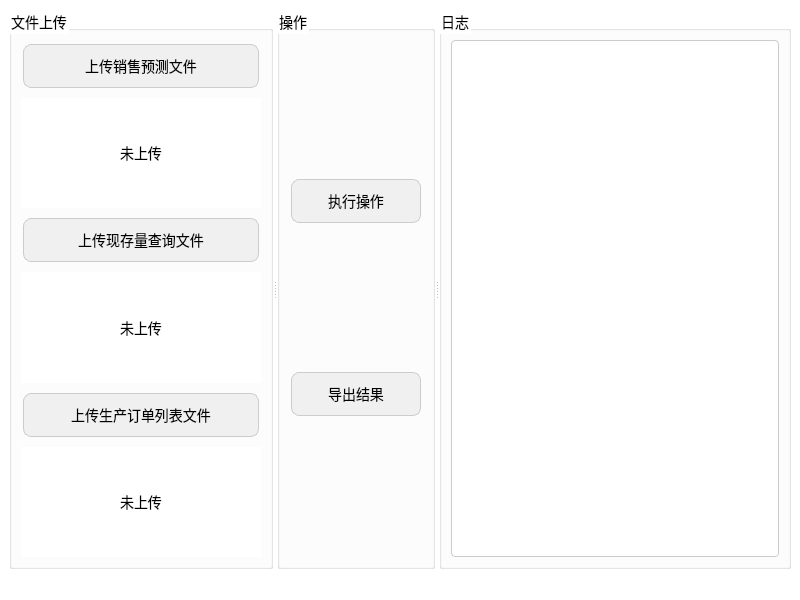
<?xml version="1.0" encoding="UTF-8"?>
<ui version="4.0" stdsetdef="1">
 <class>MainWindow</class>
 <widget class="QMainWindow" name="MainWindow">
  <property name="geometry">
   <rect>
    <x>0</x>
    <y>0</y>
    <width>800</width>
    <height>600</height>
   </rect>
  </property>
  <property name="windowTitle">
   <string>排产计划工具</string>
  </property>
  <property name="styleSheet">
   <string notr="true">
    QWidget {
        background-color: #ffffff;
        color: #000000;
        font-family: Arial, sans-serif;
        font-size: 14px;
    }

    QPushButton {
        background-color: #f0f0f0;
        color: #000000;
        border: 1px solid #ccc;
        padding: 10px 20px;
        text-align: center;
        text-decoration: none;
        display: inline-block;
        font-size: 14px;
        margin: 4px 2px;
        cursor: pointer;
        border-radius: 8px;
    }

    QPushButton:hover {
        background-color: #e0e0e0;
    }

    QLabel {
        color: #000000;
        font-size: 14px;
        text-align: center;
    }

    QLineEdit {
        background-color: #ffffff;
        color: #000000;
        border: 1px solid #ccc;
        padding: 5px;
        border-radius: 4px;
    }

    QProgressBar {
        background-color: #ffffff;
        border: 1px solid #ccc;
        border-radius: 4px;
        text-align: center;
        color: #000000;
    }

    QProgressBar::chunk {
        background-color: #e0e0e0;
    }

    QTableWidget {
        background-color: #ffffff;
        color: #000000;
        border: 1px solid #ccc;
        padding: 5px;
        border-radius: 4px;
    }

    QTextEdit {
        background-color: #ffffff;
        color: #000000;
        border: 1px solid #ccc;
        padding: 5px;
        border-radius: 4px;
    }
   </string>
  </property>
  <widget class="QWidget" name="centralwidget">
   <layout class="QHBoxLayout" name="horizontalLayout">
    <item>
     <widget class="QSplitter" name="splitter">
      <property name="orientation">
       <enum>Qt::Horizontal</enum>
      </property>
      <widget class="QGroupBox" name="fileUploadGroupBox">
       <property name="title">
        <string>文件上传</string>
       </property>
       <layout class="QVBoxLayout" name="verticalLayout_2">
        <item>
         <widget class="QPushButton" name="uploadSalesForecastButton">
          <property name="text">
           <string>上传销售预测文件</string>
          </property>
         </widget>
        </item>
        <item>
         <widget class="QLabel" name="salesForecastStatusLabel">
          <property name="text">
           <string>未上传</string>
          </property>
          <property name="alignment">
           <set>Qt::AlignCenter</set>
          </property>
         </widget>
        </item>
        <item>
         <widget class="QPushButton" name="uploadInventoryButton">
          <property name="text">
           <string>上传现存量查询文件</string>
          </property>
         </widget>
        </item>
        <item>
         <widget class="QLabel" name="inventoryStatusLabel">
          <property name="text">
           <string>未上传</string>
          </property>
          <property name="alignment">
           <set>Qt::AlignCenter</set>
          </property>
         </widget>
        </item>
        <item>
         <widget class="QPushButton" name="uploadProductionOrdersButton">
          <property name="text">
           <string>上传生产订单列表文件</string>
          </property>
         </widget>
        </item>
        <item>
         <widget class="QLabel" name="productionOrdersStatusLabel">
          <property name="text">
           <string>未上传</string>
          </property>
          <property name="alignment">
           <set>Qt::AlignCenter</set>
          </property>
         </widget>
        </item>
       </layout>
      </widget>
      <widget class="QGroupBox" name="operationGroupBox">
       <property name="title">
        <string>操作</string>
       </property>
       <layout class="QVBoxLayout" name="verticalLayout_3">
        <item>
         <widget class="QPushButton" name="runButton">
          <property name="text">
           <string>执行操作</string>
          </property>
         </widget>
        </item>
        <item>
         <widget class="QPushButton" name="exportButton">
          <property name="text">
           <string>导出结果</string>
          </property>
         </widget>
        </item>
       </layout>
      </widget>
      <widget class="QGroupBox" name="logGroupBox">
       <property name="title">
        <string>日志</string>
       </property>
       <layout class="QVBoxLayout" name="verticalLayout_4">
        <item>
         <widget class="QTextEdit" name="logTextEdit">
          <property name="readOnly">
           <bool>true</bool>
          </property>
          <property name="styleSheet">
           <string notr="true">
            QTextEdit {
                background-color: #ffffff;
                color: #000000;
                border: 1px solid #ccc;
                padding: 5px;
                border-radius: 4px;
            }
           </string>
          </property>
         </widget>
        </item>
       </layout>
      </widget>
     </widget>
    </item>
   </layout>
  </widget>
  <widget class="QStatusBar" name="statusbar"/>
 </widget>
 <resources/>
 <connections/>
</ui>
